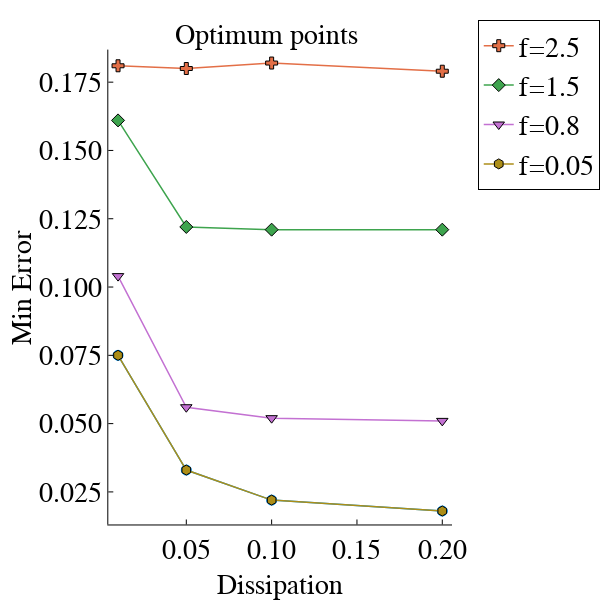

This figure's notebook cell:
### Markdown cell above
#### Fig. 7

### Code cell
opfr=[0.05,0.8,1.5,2.5]
dfvalues=[0.01,0.05,0.1,0.2]
entkf1=[0.075, 0.175, 0.225, 0.175]
minerd1=[0.075, 0.104, 0.161, 0.181]

entkf2= [0.075, 0.125, 0.175, 0.225]
minerd2= [0.033, 0.056, 0.122, 0.180]

entkf3 = [0.125, 0.125, 0.125, 0.025]
minerd3 = [0.022, 0.052, 0.121, 0.182]

entkf4 = [0.125, 0.125, 0.175, 0.025]
minerd4 = [0.018, 0.051, 0.121, 0.179]

anal2=Dict()
for i in 1:4
    # Store results with dynamic keys
    anal2["entkf$i"]=eval(Meta.parse("entkf$i"))
    anal2["minerd$i"]=eval(Meta.parse("minerd$i"))
end


for i in 1:4
    anal2["minerdm2$i"]=[]
    push!(anal2["minerdm2$i"],anal2["minerd1"][i])
    push!(anal2["minerdm2$i"],anal2["minerd2"][i])
    push!(anal2["minerdm2$i"],anal2["minerd3"][i])
    push!(anal2["minerdm2$i"],anal2["minerd4"][i])
    anal2["entkfm2$i"]=[]
    push!(anal2["entkfm2$i"],anal2["entkf1"][i])
    push!(anal2["entkfm2$i"],anal2["entkf2"][i])
    push!(anal2["entkfm2$i"],anal2["entkf3"][i])
    push!(anal2["entkfm2$i"],anal2["entkf4"][i])
end

mycolor=:auto
p01=plt.plot(dfvalues, anal2["minerdm2$i"],color=mycolor,linecolor=mycolor,markercolor=mycolor,markerstrokecolor=mycolor,errorbarcolor=mycolor,  # Some versions of GR may support this
errorbar_linewidth=0.5,
linewidth=1.5,
markershape=:auto,
markersize=5,
xlabel="Dissipation", ylabel="Min Error",title="Optimum points    ", label=false,size=(600,600),legend=:outertopright ,marker=:auto)

for i in reverse(1:4)
        f=opfr[i]
        plt.plot!(p01,dfvalues,anal2["minerdm2$i"],label="f=$f",linewidth=1.5,markersize=5, marker=:auto)                           
end
display(p01)

### Figure 1 — Plotly figure (JSON) as saved in the notebook; plotly's stock layout.template omitted (floating-point values rounded to 4 significant figures)
{"data": [{"colorbar": {"len": 0.848, "title": "", "x": 0.9934, "y": 0.5231}, "errorbar_linewidth": 0.5, "errorbarcolor": "auto", "legendgroup": "", "line": {"color": "rgba(0, 154, 250, 1.000)", "dash": "solid", "shape": "linear", "width": 1.5}, "marker": {"color": "rgba(0, 154, 250, 1.000)", "line": {"color": "rgba(0, 154, 250, 1.000)", "width": 1}, "size": 10, "symbol": "circle"}, "mode": "lines+markers", "name": "", "showlegend": false, "type": "scatter", "x": [0.01, 0.05, 0.1, 0.2], "xaxis": "x", "y": [0.075, 0.033, 0.022, 0.018], "yaxis": "y"}, {"colorbar": {"len": 0.848, "title": "", "x": 0.9934, "y": 0.5231}, "legendgroup": "f=2.5", "line": {"color": "rgba(227, 111, 71, 1.000)", "dash": "solid", "shape": "linear", "width": 1.5}, "marker": {"color": "rgba(227, 111, 71, 1.000)", "line": {"color": "rgba(0, 0, 0, 1.000)", "width": 1}, "size": 10, "symbol": "cross"}, "mode": "lines+markers", "name": "f=2.5", "showlegend": true, "type": "scatter", "x": [0.01, 0.05, 0.1, 0.2], "xaxis": "x", "y": [0.181, 0.18, 0.182, 0.179], "yaxis": "y"}, {"colorbar": {"len": 0.848, "title": "", "x": 0.9934, "y": 0.5231}, "legendgroup": "f=1.5", "line": {"color": "rgba(62, 164, 78, 1.000)", "dash": "solid", "shape": "linear", "width": 1.5}, "marker": {"color": "rgba(62, 164, 78, 1.000)", "line": {"color": "rgba(0, 0, 0, 1.000)", "width": 1}, "size": 10, "symbol": "diamond"}, "mode": "lines+markers", "name": "f=1.5", "showlegend": true, "type": "scatter", "x": [0.01, 0.05, 0.1, 0.2], "xaxis": "x", "y": [0.161, 0.122, 0.121, 0.121], "yaxis": "y"}, {"colorbar": {"len": 0.848, "title": "", "x": 0.9934, "y": 0.5231}, "legendgroup": "f=0.8", "line": {"color": "rgba(195, 113, 210, 1.000)", "dash": "solid", "shape": "linear", "width": 1.5}, "marker": {"color": "rgba(195, 113, 210, 1.000)", "line": {"color": "rgba(0, 0, 0, 1.000)", "width": 1}, "size": 10, "symbol": "triangle-down"}, "mode": "lines+markers", "name": "f=0.8", "showlegend": true, "type": "scatter", "x": [0.01, 0.05, 0.1, 0.2], "xaxis": "x", "y": [0.104, 0.056, 0.052, 0.051], "yaxis": "y"}, {"colorbar": {"len": 0.848, "title": "", "x": 0.9934, "y": 0.5231}, "legendgroup": "f=0.05", "line": {"color": "rgba(172, 142, 24, 1.000)", "dash": "solid", "shape": "linear", "width": 1.5}, "marker": {"color": "rgba(172, 142, 24, 1.000)", "line": {"color": "rgba(0, 0, 0, 1.000)", "width": 1}, "size": 10, "symbol": "hexagon"}, "mode": "lines+markers", "name": "f=0.05", "showlegend": true, "type": "scatter", "x": [0.01, 0.05, 0.1, 0.2], "xaxis": "x", "y": [0.075, 0.033, 0.022, 0.018], "yaxis": "y"}], "layout": {"annotations": [{"font": {"color": "rgba(0, 0, 0, 1.000)", "family": "sans-serif", "size": 28}, "rotation": 0, "showarrow": false, "text": "Optimum points    ", "x": 0.6157, "xanchor": "center", "xref": "paper", "y": 1, "yanchor": "top", "yref": "paper"}], "height": 600, "legend": {"bgcolor": "rgba(255, 255, 255, 1.000)", "bordercolor": "rgba(0, 0, 0, 1.000)", "borderwidth": 1, "font": {"color": "rgba(0, 0, 0, 1.000)", "family": "sans-serif", "size": 28}, "title": {"font": {"color": "rgba(0, 0, 0, 1.000)", "family": "sans-serif", "size": 15}, "text": ""}, "tracegroupgap": 0, "traceorder": "normal", "x": 1.05, "xanchor": "upper", "y": 1, "yanchor": "right"}, "margin": {"b": 20, "l": 0, "r": 0, "t": 20}, "paper_bgcolor": "rgba(255, 255, 255, 1.000)", "plot_bgcolor": "rgba(255, 255, 255, 1.000)", "showlegend": true, "width": 600, "xaxis": {"anchor": "y", "domain": [0.238, 0.9934], "gridcolor": "rgba(0, 0, 0, 0.100)", "gridwidth": 0.5, "linecolor": "rgba(0, 0, 0, 1.000)", "mirror": false, "range": [0.0043, 0.2057], "showgrid": false, "showline": true, "showticklabels": true, "tickangle": 0, "tickcolor": "rgb(0, 0, 0)", "tickfont": {"color": "rgba(0, 0, 0, 1.000)", "family": "sans-serif", "size": 28}, "tickmode": "array", "ticks": "inside", "ticktext": ["0.05", "0.10", "0.15", "0.20"], "tickvals": [0.05, 0.1, 0.15, 0.2], "title": "Dissipation", "titlefont": {"color": "rgba(0, 0, 0, 1.000)", "family": "sans-serif", "size": 28}, "type": "-", "visible": true, "zeroline": false, "zerolinecolor": "rgba(0, 0, 0, 1.000)"}, "yaxis": {"anchor": "x", "domain": [0.09915, 0.9471], "gridcolor": "rgba(0, 0, 0, 0.100)", "gridwidth": 0.5, "linecolor": "rgba(0, 0, 0, 1.000)", "mirror": false, "range": [0.01308, 0.1869], "showgrid": false, "showline": true, "showticklabels": true, "tickangle": 0, "tickcolor": "rgb(0, 0, 0)", "tickfont": {"color": "rgba(0, 0, 0, 1.000)", "family": "sans-serif", "size": 28}, "tickmode": "array", "ticks": "inside", "ticktext": ["0.025", "0.050", "0.075", "0.100", "0.125", "0.150", "0.175"], "tickvals": [0.025, 0.05, 0.075, 0.1, 0.125, 0.15, 0.175], "title": "Min Error", "titlefont": {"color": "rgba(0, 0, 0, 1.000)", "family": "sans-serif", "size": 28}, "type": "-", "visible": true, "zeroline": false, "zerolinecolor": "rgba(0, 0, 0, 1.000)"}}}
